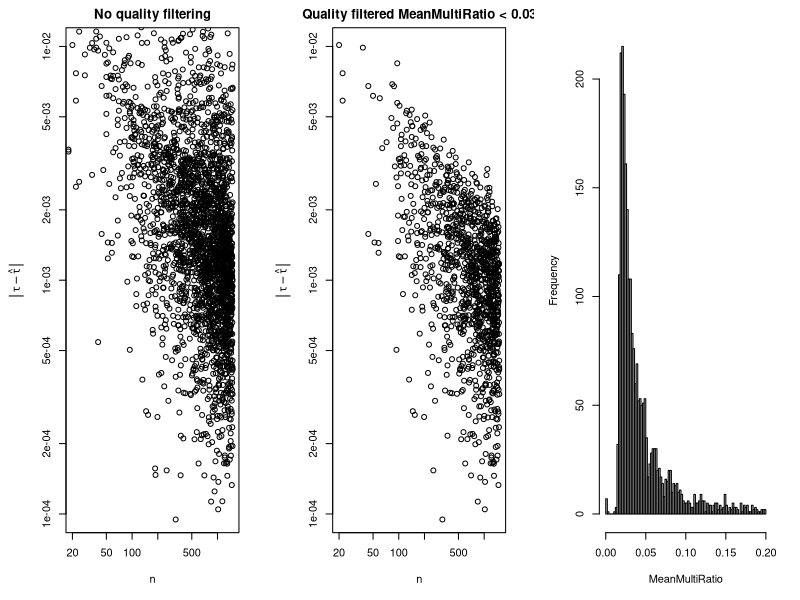

The R script that drew this image:
d = read.table("quality_rand_points01.dat")
pdf('quality_rand_points01.pdf', width=12.0, height=3)
par(mfrow=c(1,3), mar=c(5.1, 5.0, 2.1, 2.1))
with(d, 
	plot(V2, V3, 
		log='xy', 
		xlim=c(20,1500), 
		ylim=c(1e-4,1e-2), 
		xlab=expression(n), 
		ylab=expression(group("|",tau-hat(tau),"|")),
		main='No quality filtering'
	)
)
with(
	d[d$V14 < 0.03,], 
	plot(V2, V3, 
		log='xy', 
		xlim=c(20,1500), 
		ylim=c(1e-4,1e-2), 
		xlab=expression(n), 
		ylab=expression(group("|",tau-hat(tau),"|")),
		main='Quality filtered MeanMultiRatio < 0.03'
	)
)
with(d[d$V14 < 0.2,], hist(V14, breaks=80, main='', xlab='MeanMultiRatio'))
dev.off()
